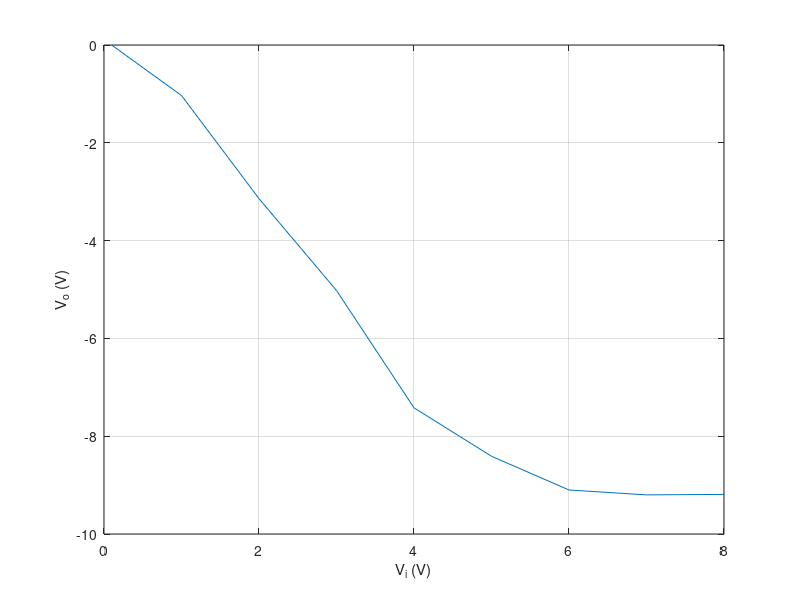

The MATLAB script that drew this image:
t = [0.1 1 2 3 4 5 6 7 8]
x1 = [-0.002 -1.033 -3.142 -5.02 -7.42 -8.41 -9.1 -9.2 -9.19]
%x2 = [-0.64 -2.67 -4.55 -6.76 -8.53 -9.51 -9.51 -9.5 -9.5]
%x3 = [-0.513 -1.499 -2.565 -3.59 -4.5 -5.7 -6.55 -7.52 -8.65]
plot(t,x1)
grid
%legend("V_o1","V_o2","V_o3")
xlabel("V_i (V)")
ylabel("V_o (V)")